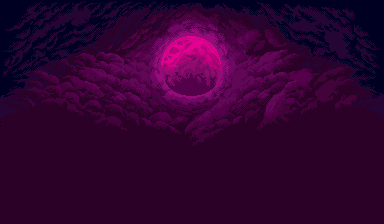
#> input picture gothicvania/assets/gothicvania-cemetery-files/Assets/Phaser Demo/assets/environment/bg-moon.png, 384 x 224 px
$ python adapt_moon.py
#> lines starting #> are read from the running program, lines starting #| are printed output that depends on the picture; after the words box and inside, x2 and y2 are one past the last pixel; in counts of white or black regions, pixels touching at a corner belong together
#!/usr/bin/env python3
"""Moon + glow as a smooth 16-colour SPRITE (128x64 = two 64x64 OBJs), COMPOSITED over the gradient sky.

The earlier version cut the glow at a brightness threshold, keeping the source's warm pink right up to a
hard 1-bit-alpha edge -- against the cool purple gradient sky that read as "the moon cut out with
scissors". The fix: blend the moon's glow ONTO the exact per-scanline sky colour the BACKDROP shows
(gen_sky_gradient.py -> sky_rows.bin), with a smooth radial falloff. The glow fades into the real sky,
and where it vanishes the sprite pixel already equals the sky/backdrop -- so the sprite edge is
invisible (no cutout). The moon disk itself stays solid and bright so it still stands out."""
import os, sys
import numpy as np
from PIL import Image, ImageFilter
ROOT = os.path.dirname(os.path.dirname(os.path.abspath(__file__)))
ENV  = os.path.join(ROOT, "assets", "gothicvania-cemetery-files", "Assets",
                    "Phaser Demo", "assets", "environment")
sys.path.insert(0, os.path.join(ROOT, "tools"))
from adapt_assets import to_indexed
a = np.array(Image.open(os.path.join(ENV, "bg-moon.png")).convert("RGBA"))
CX, CY = 194, 65
WD, HT = 64, 64                  # 64x64 (was 128x64): frees a 2KB OBJ VRAM band (0x0C00) for enemy sprites
box = a[CY - HT // 2:CY - HT // 2 + HT, CX - WD // 2:CX - WD // 2 + WD, :3].astype(int)
yy, xx = np.mgrid[0:HT, 0:WD]
cx, cy = WD / 2 - 0.5, HT / 2 - 0.5
r = np.hypot(xx - cx, yy - cy)
DISK_R = float(os.environ.get("MOON_DISK_R", "25"))                   # smaller disk in the 64px box leaves
disk = r <= DISK_R                                                    # room for the glow halo (was r<=28)
# fill very-dark disk pixels (source mountain overlap) so the disk has no holes
lum = 0.3 * box[:, :, 0] + 0.6 * box[:, :, 1] + 0.1 * box[:, :, 2]
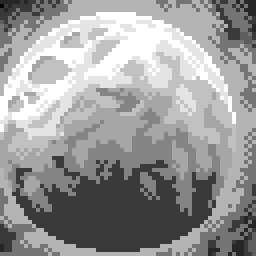
#> lum: shape (64, 64) float64 (shown 4 times larger); min 17.7, max 83.1, mean 57.2; drawn with min black and max white
dk = disk & (lum < 18); br = disk & (lum >= 18)
#> after `dk = disk & (lum < 18)`: dk: shape (64, 64) bool; every value is 0
#> after `br = disk & (lum >= 18)`:
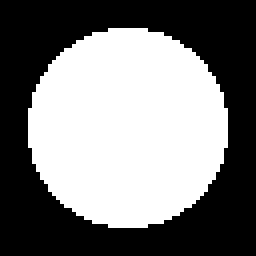
#> br: shape (64, 64) bool (shown 4 times larger); 48.2% white; 1 white region, box (x1, y1, x2, y2) and area: (7, 7, 57, 57) 1976
if dk.any() and br.any():
    box[dk] = np.median(box[br], axis=0)
lum = 0.3 * box[:, :, 0] + 0.6 * box[:, :, 1] + 0.1 * box[:, :, 2]

# NORMALISE THE DISK: the source moon is lit from the upper-right, so its left/bottom edge is shaded
# darker -- which read as "a shadow on the moon". Flatten that low-frequency directional shading while
# KEEPING the high-frequency crater detail: new luminance = disk-mean + (lum - heavily-blurred lum).
box = box.astype(float)
_g = lum.copy(); _g[~disk] = lum[disk].mean()                        # neutralise outside so the blur holds at the rim
#> after `_g[~disk] = lum[disk].mean()`:
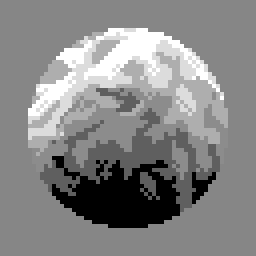
#> _g: shape (64, 64) float64 (shown 4 times larger); min 32.6, max 83.1, mean 59.3; drawn with min black and max white
_low = np.asarray(Image.fromarray(np.clip(_g, 0, 255).astype(np.uint8)).filter(ImageFilter.GaussianBlur(6)), float)
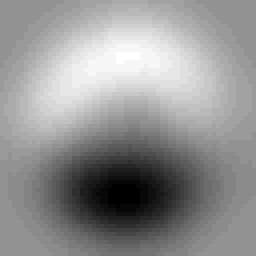
#> _low: shape (64, 64) float64 (shown 4 times larger); min 40, max 73, mean 58.9; drawn with min black and max white
_dm = lum[disk].mean()
_flat = np.clip(_dm + (lum - _low), _dm * 0.66, _dm * 1.20)          # uniform base + craters
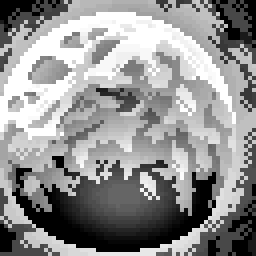
#> _flat: shape (64, 64) float64 (shown 4 times larger); min 39.15, max 71.18, mean 57.5; drawn with min black and max white
_scd = _flat[disk] / np.maximum(lum[disk], 1.0)                      # per-pixel scale to flatten the shading
box[disk] = np.clip(box[disk] * _scd[:, None], 0, 255)              # even, glowing disk -- detail kept
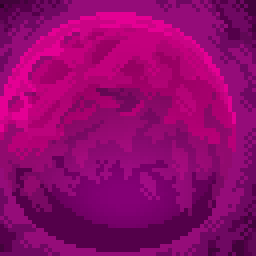
#> box: shape (64, 64, 3) float64 (shown 4 times larger); mean R, G, B 143.9, 5.4, 109.3
lum = 0.3 * box[:, :, 0] + 0.6 * box[:, :, 1] + 0.1 * box[:, :, 2]
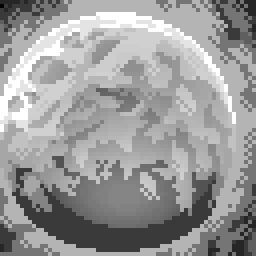
#> lum: shape (64, 64) float64 (shown 4 times larger); min 17.7, max 83.1, mean 57.3; drawn with min black and max white

# COMPOSITE the glow OVER the exact per-scanline gradient sky (sky_rows.bin) so it FADES INTO the real
# sky (no hard cutout). The glow brightness is BLURRED first so the halo is a smooth haze, not the
# source's blotchy cloud texture; a smooth elliptical falloff dissolves it to pure sky by the sprite edge.
SPR_Y = 28
#> (the run stopped early here; a loop or call above may not have finished)
